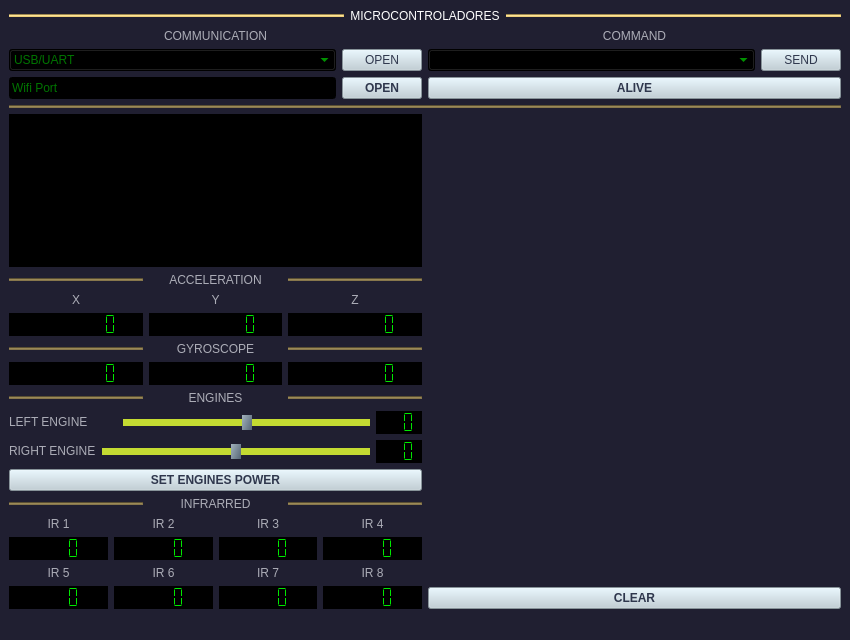
<?xml version="1.0" encoding="UTF-8"?>
<ui version="4.0">
 <class>QForm1</class>
 <widget class="QMainWindow" name="QForm1">
  <property name="geometry">
   <rect>
    <x>0</x>
    <y>0</y>
    <width>850</width>
    <height>640</height>
   </rect>
  </property>
  <property name="sizePolicy">
   <sizepolicy hsizetype="Maximum" vsizetype="Maximum">
    <horstretch>0</horstretch>
    <verstretch>0</verstretch>
   </sizepolicy>
  </property>
  <property name="windowTitle">
   <string>QForm1</string>
  </property>
  <property name="styleSheet">
   <string notr="true">background-color: rgb(32, 31, 49);</string>
  </property>
  <widget class="QWidget" name="centralwidget">
   <layout class="QGridLayout" name="gridLayout">
    <item row="1" column="0">
     <layout class="QHBoxLayout" name="horizontalLayout_2">
      <item>
       <layout class="QVBoxLayout" name="verticalLayout_7">
        <item>
         <widget class="QLabel" name="label">
          <property name="styleSheet">
           <string notr="true">font: 700 9pt &quot;MS Sans Serif&quot;;
color: rgb(172, 173, 183);</string>
          </property>
          <property name="text">
           <string>COMMUNICATION</string>
          </property>
          <property name="alignment">
           <set>Qt::AlignCenter</set>
          </property>
         </widget>
        </item>
        <item>
         <layout class="QHBoxLayout" name="horizontalLayout_7">
          <item>
           <widget class="QComboBox" name="comboBox">
            <property name="styleSheet">
             <string notr="true">font: 700 9pt &quot;MS Sans Serif&quot;;
background-color: rgb(0, 0 ,0);
color: rgb(0, 232, 0);</string>
            </property>
            <property name="placeholderText">
             <string>USB/UART</string>
            </property>
            <property name="frame">
             <bool>true</bool>
            </property>
           </widget>
          </item>
          <item>
           <widget class="QPushButton" name="OpenPortButton">
            <property name="sizePolicy">
             <sizepolicy hsizetype="Fixed" vsizetype="Fixed">
              <horstretch>0</horstretch>
              <verstretch>0</verstretch>
             </sizepolicy>
            </property>
            <property name="styleSheet">
             <string notr="true">font: 700 9pt &quot;MS Sans Serif&quot;;
background-color: rgb(189, 206, 214);
color: rgb(47, 55, 77);</string>
            </property>
            <property name="text">
             <string>OPEN</string>
            </property>
            <property name="flat">
             <bool>false</bool>
            </property>
           </widget>
          </item>
         </layout>
        </item>
        <item>
         <layout class="QHBoxLayout" name="horizontalLayout_6">
          <item>
           <widget class="QLineEdit" name="WifiLineEdit">
            <property name="sizePolicy">
             <sizepolicy hsizetype="Preferred" vsizetype="Fixed">
              <horstretch>0</horstretch>
              <verstretch>0</verstretch>
             </sizepolicy>
            </property>
            <property name="styleSheet">
             <string notr="true">font: 700 9pt &quot;MS Sans Serif&quot;;
color: rgb(0, 232, 0);
background-color: rgb(0, 0, 0);</string>
            </property>
            <property name="inputMask">
             <string/>
            </property>
            <property name="text">
             <string/>
            </property>
            <property name="maxLength">
             <number>32767</number>
            </property>
            <property name="placeholderText">
             <string>Wifi Port</string>
            </property>
           </widget>
          </item>
          <item>
           <widget class="QPushButton" name="OpenWifiButton">
            <property name="sizePolicy">
             <sizepolicy hsizetype="Fixed" vsizetype="Fixed">
              <horstretch>0</horstretch>
              <verstretch>0</verstretch>
             </sizepolicy>
            </property>
            <property name="font">
             <font>
              <family>MS Sans Serif</family>
              <pointsize>9</pointsize>
              <italic>false</italic>
              <bold>true</bold>
             </font>
            </property>
            <property name="styleSheet">
             <string notr="true">font: 9pt &quot;MS Sans Serif&quot;;
font-weight: bold;
background-color: rgb(189, 206, 214);
color: rgb(47, 55, 77);</string>
            </property>
            <property name="text">
             <string>OPEN</string>
            </property>
           </widget>
          </item>
         </layout>
        </item>
       </layout>
      </item>
      <item>
       <layout class="QVBoxLayout" name="verticalLayout_6">
        <item>
         <widget class="QLabel" name="label_2">
          <property name="styleSheet">
           <string notr="true">font: 700 9pt &quot;MS Sans Serif&quot;;
color: rgb(172, 173, 183);</string>
          </property>
          <property name="text">
           <string>COMMAND</string>
          </property>
          <property name="alignment">
           <set>Qt::AlignCenter</set>
          </property>
         </widget>
        </item>
        <item>
         <layout class="QHBoxLayout" name="horizontalLayout_8">
          <item>
           <widget class="QComboBox" name="comboBox_2">
            <property name="styleSheet">
             <string notr="true">font: 700 9pt &quot;MS Sans Serif&quot;;
background-color: rgb(0, 0 ,0);
color: rgb(0, 232, 0);</string>
            </property>
           </widget>
          </item>
          <item>
           <widget class="QPushButton" name="SendCommandButton">
            <property name="sizePolicy">
             <sizepolicy hsizetype="Fixed" vsizetype="Fixed">
              <horstretch>0</horstretch>
              <verstretch>0</verstretch>
             </sizepolicy>
            </property>
            <property name="styleSheet">
             <string notr="true">font: 700 9pt &quot;MS Sans Serif&quot;;
background-color: rgb(189, 206, 214);
color: rgb(47, 55, 77);</string>
            </property>
            <property name="text">
             <string>SEND</string>
            </property>
           </widget>
          </item>
         </layout>
        </item>
        <item>
         <layout class="QHBoxLayout" name="horizontalLayout_9">
          <item>
           <widget class="QPushButton" name="aliveButton">
            <property name="sizePolicy">
             <sizepolicy hsizetype="Preferred" vsizetype="Fixed">
              <horstretch>0</horstretch>
              <verstretch>0</verstretch>
             </sizepolicy>
            </property>
            <property name="focusPolicy">
             <enum>Qt::StrongFocus</enum>
            </property>
            <property name="styleSheet">
             <string notr="true">font: 9pt &quot;MS Sans Serif&quot;;
font-weight: bold;
background-color: rgb(189, 206, 214);
color: rgb(47, 55, 77);</string>
            </property>
            <property name="text">
             <string>ALIVE</string>
            </property>
           </widget>
          </item>
         </layout>
        </item>
       </layout>
      </item>
     </layout>
    </item>
    <item row="0" column="0">
     <layout class="QHBoxLayout" name="horizontalLayout_10">
      <item>
       <widget class="Line" name="line">
        <property name="styleSheet">
         <string notr="true">background-color: rgb(236, 206, 122);</string>
        </property>
        <property name="orientation">
         <enum>Qt::Horizontal</enum>
        </property>
       </widget>
      </item>
      <item>
       <widget class="QLabel" name="label_9">
        <property name="sizePolicy">
         <sizepolicy hsizetype="Fixed" vsizetype="Preferred">
          <horstretch>0</horstretch>
          <verstretch>0</verstretch>
         </sizepolicy>
        </property>
        <property name="styleSheet">
         <string notr="true">font: 700 9pt &quot;MS Sans Serif&quot;;
color: rgb(255, 255, 255);</string>
        </property>
        <property name="frameShadow">
         <enum>QFrame::Plain</enum>
        </property>
        <property name="text">
         <string>MICROCONTROLADORES</string>
        </property>
        <property name="alignment">
         <set>Qt::AlignCenter</set>
        </property>
        <property name="margin">
         <number>0</number>
        </property>
        <property name="indent">
         <number>-1</number>
        </property>
       </widget>
      </item>
      <item>
       <widget class="Line" name="line_2">
        <property name="styleSheet">
         <string notr="true">background-color: rgb(236, 206, 122);</string>
        </property>
        <property name="orientation">
         <enum>Qt::Horizontal</enum>
        </property>
       </widget>
      </item>
     </layout>
    </item>
    <item row="2" column="0">
     <widget class="Line" name="line_3">
      <property name="styleSheet">
       <string notr="true">background-color: rgb(135, 119, 76);</string>
      </property>
      <property name="orientation">
       <enum>Qt::Horizontal</enum>
      </property>
     </widget>
    </item>
    <item row="3" column="0">
     <layout class="QHBoxLayout" name="horizontalLayout">
      <item>
       <layout class="QVBoxLayout" name="verticalLayout_3">
        <property name="spacing">
         <number>6</number>
        </property>
        <property name="leftMargin">
         <number>0</number>
        </property>
        <property name="topMargin">
         <number>0</number>
        </property>
        <property name="rightMargin">
         <number>0</number>
        </property>
        <item>
         <widget class="QPlainTextEdit" name="plainTextEdit">
          <property name="sizePolicy">
           <sizepolicy hsizetype="Expanding" vsizetype="Expanding">
            <horstretch>0</horstretch>
            <verstretch>0</verstretch>
           </sizepolicy>
          </property>
          <property name="toolTipDuration">
           <number>-1</number>
          </property>
          <property name="styleSheet">
           <string notr="true">font: 700 9pt &quot;MS Sans Serif&quot;;
color: rgb(0, 232, 0);
background-color: rgb(0, 0, 0);</string>
          </property>
          <property name="frameShape">
           <enum>QFrame::NoFrame</enum>
          </property>
          <property name="lineWidth">
           <number>1</number>
          </property>
          <property name="cursorWidth">
           <number>1</number>
          </property>
         </widget>
        </item>
        <item>
         <layout class="QVBoxLayout" name="verticalLayout">
          <item>
           <layout class="QHBoxLayout" name="horizontalLayout_14">
            <item>
             <widget class="Line" name="line_9">
              <property name="styleSheet">
               <string notr="true">background-color: rgb(135, 119, 76);</string>
              </property>
              <property name="orientation">
               <enum>Qt::Horizontal</enum>
              </property>
             </widget>
            </item>
            <item>
             <widget class="QLabel" name="label_19">
              <property name="styleSheet">
               <string notr="true">font: 700 9pt &quot;MS Sans Serif&quot;;
color: rgb(172, 173, 183);</string>
              </property>
              <property name="text">
               <string>ACCELERATION</string>
              </property>
              <property name="alignment">
               <set>Qt::AlignCenter</set>
              </property>
             </widget>
            </item>
            <item>
             <widget class="Line" name="line_8">
              <property name="styleSheet">
               <string notr="true">background-color: rgb(135, 119, 76);</string>
              </property>
              <property name="orientation">
               <enum>Qt::Horizontal</enum>
              </property>
             </widget>
            </item>
           </layout>
          </item>
          <item>
           <layout class="QVBoxLayout" name="verticalLayout_2">
            <item>
             <layout class="QHBoxLayout" name="horizontalLayout_3">
              <item>
               <widget class="QLabel" name="label_16">
                <property name="styleSheet">
                 <string notr="true">font: 700 9pt &quot;MS Sans Serif&quot;;
color: rgb(172, 173, 183);</string>
                </property>
                <property name="text">
                 <string>X</string>
                </property>
                <property name="alignment">
                 <set>Qt::AlignCenter</set>
                </property>
               </widget>
              </item>
              <item>
               <widget class="QLabel" name="label_15">
                <property name="styleSheet">
                 <string notr="true">font: 700 9pt &quot;MS Sans Serif&quot;;
color: rgb(172, 173, 183);</string>
                </property>
                <property name="text">
                 <string>Y</string>
                </property>
                <property name="alignment">
                 <set>Qt::AlignCenter</set>
                </property>
               </widget>
              </item>
              <item>
               <widget class="QLabel" name="label_3">
                <property name="styleSheet">
                 <string notr="true">font: 700 9pt &quot;MS Sans Serif&quot;;
color: rgb(172, 173, 183);</string>
                </property>
                <property name="text">
                 <string>Z</string>
                </property>
                <property name="alignment">
                 <set>Qt::AlignCenter</set>
                </property>
               </widget>
              </item>
             </layout>
            </item>
            <item>
             <layout class="QHBoxLayout" name="horizontalLayout_11">
              <item>
               <widget class="QLCDNumber" name="lcdAccX">
                <property name="styleSheet">
                 <string notr="true">color: rgb(0, 232, 0);
background-color: rgb(0, 0, 0);</string>
                </property>
                <property name="frameShadow">
                 <enum>QFrame::Sunken</enum>
                </property>
                <property name="smallDecimalPoint">
                 <bool>false</bool>
                </property>
                <property name="digitCount">
                 <number>8</number>
                </property>
                <property name="segmentStyle">
                 <enum>QLCDNumber::Flat</enum>
                </property>
               </widget>
              </item>
              <item>
               <widget class="QLCDNumber" name="lcdAccY">
                <property name="styleSheet">
                 <string notr="true">color: rgb(0, 232, 0);
background-color: rgb(0, 0, 0);</string>
                </property>
                <property name="frameShadow">
                 <enum>QFrame::Sunken</enum>
                </property>
                <property name="smallDecimalPoint">
                 <bool>false</bool>
                </property>
                <property name="digitCount">
                 <number>8</number>
                </property>
                <property name="segmentStyle">
                 <enum>QLCDNumber::Flat</enum>
                </property>
               </widget>
              </item>
              <item>
               <widget class="QLCDNumber" name="lcdAccZ">
                <property name="styleSheet">
                 <string notr="true">color: rgb(0, 232, 0);
background-color: rgb(0, 0, 0);</string>
                </property>
                <property name="frameShadow">
                 <enum>QFrame::Sunken</enum>
                </property>
                <property name="smallDecimalPoint">
                 <bool>false</bool>
                </property>
                <property name="digitCount">
                 <number>8</number>
                </property>
                <property name="segmentStyle">
                 <enum>QLCDNumber::Flat</enum>
                </property>
               </widget>
              </item>
             </layout>
            </item>
           </layout>
          </item>
          <item>
           <layout class="QHBoxLayout" name="horizontalLayout_15">
            <item>
             <widget class="Line" name="line_10">
              <property name="styleSheet">
               <string notr="true">background-color: rgb(135, 119, 76);</string>
              </property>
              <property name="orientation">
               <enum>Qt::Horizontal</enum>
              </property>
             </widget>
            </item>
            <item>
             <widget class="QLabel" name="label_20">
              <property name="styleSheet">
               <string notr="true">font: 700 9pt &quot;MS Sans Serif&quot;;
color: rgb(172, 173, 183);</string>
              </property>
              <property name="text">
               <string>GYROSCOPE</string>
              </property>
              <property name="alignment">
               <set>Qt::AlignCenter</set>
              </property>
             </widget>
            </item>
            <item>
             <widget class="Line" name="line_11">
              <property name="styleSheet">
               <string notr="true">background-color: rgb(135, 119, 76);</string>
              </property>
              <property name="orientation">
               <enum>Qt::Horizontal</enum>
              </property>
             </widget>
            </item>
           </layout>
          </item>
          <item>
           <layout class="QVBoxLayout" name="verticalLayout_4">
            <item>
             <layout class="QHBoxLayout" name="horizontalLayout_16">
              <item>
               <widget class="QLCDNumber" name="lcdGyroX">
                <property name="styleSheet">
                 <string notr="true">color: rgb(0, 232, 0);
background-color: rgb(0, 0, 0);</string>
                </property>
                <property name="frameShadow">
                 <enum>QFrame::Sunken</enum>
                </property>
                <property name="digitCount">
                 <number>8</number>
                </property>
                <property name="segmentStyle">
                 <enum>QLCDNumber::Flat</enum>
                </property>
               </widget>
              </item>
              <item>
               <widget class="QLCDNumber" name="lcdGyroY">
                <property name="styleSheet">
                 <string notr="true">color: rgb(0, 232, 0);
background-color: rgb(0, 0, 0);</string>
                </property>
                <property name="frameShadow">
                 <enum>QFrame::Sunken</enum>
                </property>
                <property name="digitCount">
                 <number>8</number>
                </property>
                <property name="segmentStyle">
                 <enum>QLCDNumber::Flat</enum>
                </property>
               </widget>
              </item>
              <item>
               <widget class="QLCDNumber" name="lcdGyroZ">
                <property name="styleSheet">
                 <string notr="true">color: rgb(0, 232, 0);
background-color: rgb(0, 0, 0);</string>
                </property>
                <property name="frameShadow">
                 <enum>QFrame::Sunken</enum>
                </property>
                <property name="digitCount">
                 <number>8</number>
                </property>
                <property name="segmentStyle">
                 <enum>QLCDNumber::Flat</enum>
                </property>
               </widget>
              </item>
             </layout>
            </item>
           </layout>
          </item>
          <item>
           <layout class="QHBoxLayout" name="horizontalLayout_12">
            <item>
             <widget class="Line" name="line_6">
              <property name="styleSheet">
               <string notr="true">background-color: rgb(135, 119, 76);</string>
              </property>
              <property name="orientation">
               <enum>Qt::Horizontal</enum>
              </property>
             </widget>
            </item>
            <item>
             <widget class="QLabel" name="label_17">
              <property name="styleSheet">
               <string notr="true">font: 700 9pt &quot;MS Sans Serif&quot;;
color: rgb(172, 173, 183);</string>
              </property>
              <property name="text">
               <string>ENGINES</string>
              </property>
              <property name="alignment">
               <set>Qt::AlignCenter</set>
              </property>
             </widget>
            </item>
            <item>
             <widget class="Line" name="line_4">
              <property name="styleSheet">
               <string notr="true">background-color: rgb(135, 119, 76);</string>
              </property>
              <property name="orientation">
               <enum>Qt::Horizontal</enum>
              </property>
             </widget>
            </item>
           </layout>
          </item>
          <item>
           <layout class="QHBoxLayout" name="horizontalLayout_4">
            <item>
             <widget class="QLabel" name="label_4">
              <property name="sizePolicy">
               <sizepolicy hsizetype="Fixed" vsizetype="Fixed">
                <horstretch>0</horstretch>
                <verstretch>0</verstretch>
               </sizepolicy>
              </property>
              <property name="minimumSize">
               <size>
                <width>108</width>
                <height>0</height>
               </size>
              </property>
              <property name="styleSheet">
               <string notr="true">font: 700 9pt &quot;MS Sans Serif&quot;;
color: rgb(172, 173, 183);</string>
              </property>
              <property name="text">
               <string>LEFT ENGINE</string>
              </property>
              <property name="alignment">
               <set>Qt::AlignLeading|Qt::AlignLeft|Qt::AlignVCenter</set>
              </property>
             </widget>
            </item>
            <item>
             <widget class="QSlider" name="LeftEngineSlide">
              <property name="enabled">
               <bool>true</bool>
              </property>
              <property name="sizePolicy">
               <sizepolicy hsizetype="Expanding" vsizetype="Fixed">
                <horstretch>0</horstretch>
                <verstretch>0</verstretch>
               </sizepolicy>
              </property>
              <property name="minimumSize">
               <size>
                <width>0</width>
                <height>0</height>
               </size>
              </property>
              <property name="autoFillBackground">
               <bool>false</bool>
              </property>
              <property name="styleSheet">
               <string notr="true">QSlider::groove:horizontal {
    background-color: rgb(196,219,50);
	height: 7px;
}

QSlider::handle:horizontal {
	background-color: qlineargradient(spread:reflect, x1:1, y1:1, x2:0.011, y2:0, stop:0 rgba(74, 90, 107, 255), stop:1 rgba(173, 189, 198, 255));
	width: 10px;
	height: 25px;
	margin: -10px 3px;
}</string>
              </property>
              <property name="minimum">
               <number>-100</number>
              </property>
              <property name="maximum">
               <number>100</number>
              </property>
              <property name="pageStep">
               <number>1</number>
              </property>
              <property name="value">
               <number>0</number>
              </property>
              <property name="orientation">
               <enum>Qt::Horizontal</enum>
              </property>
             </widget>
            </item>
            <item>
             <widget class="QLCDNumber" name="lcdLeftEngine">
              <property name="sizePolicy">
               <sizepolicy hsizetype="Fixed" vsizetype="Fixed">
                <horstretch>0</horstretch>
                <verstretch>0</verstretch>
               </sizepolicy>
              </property>
              <property name="styleSheet">
               <string notr="true">color: rgb(0, 232, 0);
background-color: rgb(0, 0, 0);</string>
              </property>
              <property name="frameShadow">
               <enum>QFrame::Sunken</enum>
              </property>
              <property name="smallDecimalPoint">
               <bool>false</bool>
              </property>
              <property name="digitCount">
               <number>3</number>
              </property>
              <property name="segmentStyle">
               <enum>QLCDNumber::Flat</enum>
              </property>
             </widget>
            </item>
           </layout>
          </item>
          <item>
           <layout class="QHBoxLayout" name="horizontalLayout_5">
            <item>
             <widget class="QLabel" name="label_5">
              <property name="sizePolicy">
               <sizepolicy hsizetype="Fixed" vsizetype="Fixed">
                <horstretch>0</horstretch>
                <verstretch>0</verstretch>
               </sizepolicy>
              </property>
              <property name="styleSheet">
               <string notr="true">font: 700 9pt &quot;MS Sans Serif&quot;;
color: rgb(172, 173, 183);</string>
              </property>
              <property name="text">
               <string>RIGHT ENGINE</string>
              </property>
              <property name="alignment">
               <set>Qt::AlignLeading|Qt::AlignLeft|Qt::AlignVCenter</set>
              </property>
             </widget>
            </item>
            <item>
             <widget class="QSlider" name="RightEngineSlide">
              <property name="sizePolicy">
               <sizepolicy hsizetype="Expanding" vsizetype="Fixed">
                <horstretch>0</horstretch>
                <verstretch>0</verstretch>
               </sizepolicy>
              </property>
              <property name="styleSheet">
               <string notr="true">QSlider::groove:horizontal {
    background-color: rgb(196,219,50);
	height: 7px;
}

QSlider::handle:horizontal {
	background-color: qlineargradient(spread:reflect, x1:1, y1:1, x2:0.011, y2:0, stop:0 rgba(74, 90, 107, 255), stop:1 rgba(173, 189, 198, 255));
	width: 10px;
	height: 25px;
	margin: -10px 3px;
}</string>
              </property>
              <property name="minimum">
               <number>-100</number>
              </property>
              <property name="maximum">
               <number>100</number>
              </property>
              <property name="pageStep">
               <number>1</number>
              </property>
              <property name="orientation">
               <enum>Qt::Horizontal</enum>
              </property>
             </widget>
            </item>
            <item>
             <widget class="QLCDNumber" name="lcdRightEngine">
              <property name="sizePolicy">
               <sizepolicy hsizetype="Fixed" vsizetype="Fixed">
                <horstretch>0</horstretch>
                <verstretch>0</verstretch>
               </sizepolicy>
              </property>
              <property name="styleSheet">
               <string notr="true">color: rgb(0, 232, 0);
background-color: rgb(0, 0, 0);</string>
              </property>
              <property name="frameShadow">
               <enum>QFrame::Sunken</enum>
              </property>
              <property name="digitCount">
               <number>3</number>
              </property>
              <property name="segmentStyle">
               <enum>QLCDNumber::Flat</enum>
              </property>
             </widget>
            </item>
           </layout>
          </item>
          <item>
           <widget class="QPushButton" name="powerButton">
            <property name="sizePolicy">
             <sizepolicy hsizetype="Preferred" vsizetype="Fixed">
              <horstretch>0</horstretch>
              <verstretch>0</verstretch>
             </sizepolicy>
            </property>
            <property name="styleSheet">
             <string notr="true">font: 9pt &quot;MS Sans Serif&quot;;
font-weight: bold;
background-color: rgb(189, 206, 214);
color: rgb(47, 55, 77);</string>
            </property>
            <property name="text">
             <string>SET ENGINES POWER</string>
            </property>
           </widget>
          </item>
          <item>
           <layout class="QHBoxLayout" name="horizontalLayout_13">
            <item>
             <widget class="Line" name="line_5">
              <property name="styleSheet">
               <string notr="true">background-color: rgb(135, 119, 76);</string>
              </property>
              <property name="orientation">
               <enum>Qt::Horizontal</enum>
              </property>
             </widget>
            </item>
            <item>
             <widget class="QLabel" name="label_18">
              <property name="styleSheet">
               <string notr="true">font: 700 9pt &quot;MS Sans Serif&quot;;
color: rgb(172, 173, 183);</string>
              </property>
              <property name="text">
               <string>INFRARRED</string>
              </property>
              <property name="alignment">
               <set>Qt::AlignCenter</set>
              </property>
             </widget>
            </item>
            <item>
             <widget class="Line" name="line_7">
              <property name="styleSheet">
               <string notr="true">background-color: rgb(135, 119, 76);</string>
              </property>
              <property name="orientation">
               <enum>Qt::Horizontal</enum>
              </property>
             </widget>
            </item>
           </layout>
          </item>
          <item>
           <layout class="QGridLayout" name="gridLayout_2">
            <item row="1" column="0">
             <widget class="QLCDNumber" name="lcdIR1">
              <property name="sizePolicy">
               <sizepolicy hsizetype="Preferred" vsizetype="Fixed">
                <horstretch>0</horstretch>
                <verstretch>0</verstretch>
               </sizepolicy>
              </property>
              <property name="minimumSize">
               <size>
                <width>0</width>
                <height>23</height>
               </size>
              </property>
              <property name="styleSheet">
               <string notr="true">color: rgb(0, 232, 0);
background-color: rgb(0, 0, 0);</string>
              </property>
              <property name="frameShape">
               <enum>QFrame::Box</enum>
              </property>
              <property name="frameShadow">
               <enum>QFrame::Sunken</enum>
              </property>
              <property name="digitCount">
               <number>4</number>
              </property>
              <property name="segmentStyle">
               <enum>QLCDNumber::Flat</enum>
              </property>
             </widget>
            </item>
            <item row="3" column="2">
             <widget class="QLCDNumber" name="lcdIR7">
              <property name="sizePolicy">
               <sizepolicy hsizetype="Minimum" vsizetype="Fixed">
                <horstretch>0</horstretch>
                <verstretch>0</verstretch>
               </sizepolicy>
              </property>
              <property name="styleSheet">
               <string notr="true">color: rgb(0, 232, 0);
background-color: rgb(0, 0, 0);</string>
              </property>
              <property name="frameShadow">
               <enum>QFrame::Sunken</enum>
              </property>
              <property name="digitCount">
               <number>4</number>
              </property>
              <property name="segmentStyle">
               <enum>QLCDNumber::Flat</enum>
              </property>
             </widget>
            </item>
            <item row="0" column="2">
             <widget class="QLabel" name="label_8">
              <property name="sizePolicy">
               <sizepolicy hsizetype="MinimumExpanding" vsizetype="Fixed">
                <horstretch>0</horstretch>
                <verstretch>0</verstretch>
               </sizepolicy>
              </property>
              <property name="styleSheet">
               <string notr="true">font: 700 9pt &quot;MS Sans Serif&quot;;
color: rgb(172, 173, 183);</string>
              </property>
              <property name="text">
               <string>IR 3</string>
              </property>
              <property name="alignment">
               <set>Qt::AlignCenter</set>
              </property>
             </widget>
            </item>
            <item row="2" column="3">
             <widget class="QLabel" name="label_14">
              <property name="sizePolicy">
               <sizepolicy hsizetype="MinimumExpanding" vsizetype="Fixed">
                <horstretch>0</horstretch>
                <verstretch>0</verstretch>
               </sizepolicy>
              </property>
              <property name="styleSheet">
               <string notr="true">font: 700 9pt &quot;MS Sans Serif&quot;;
color: rgb(172, 173, 183);</string>
              </property>
              <property name="text">
               <string>IR 8</string>
              </property>
              <property name="alignment">
               <set>Qt::AlignCenter</set>
              </property>
             </widget>
            </item>
            <item row="3" column="0">
             <widget class="QLCDNumber" name="lcdIR5">
              <property name="sizePolicy">
               <sizepolicy hsizetype="Minimum" vsizetype="Fixed">
                <horstretch>0</horstretch>
                <verstretch>0</verstretch>
               </sizepolicy>
              </property>
              <property name="styleSheet">
               <string notr="true">color: rgb(0, 232, 0);
background-color: rgb(0, 0, 0);</string>
              </property>
              <property name="frameShadow">
               <enum>QFrame::Sunken</enum>
              </property>
              <property name="digitCount">
               <number>4</number>
              </property>
              <property name="segmentStyle">
               <enum>QLCDNumber::Flat</enum>
              </property>
             </widget>
            </item>
            <item row="2" column="2">
             <widget class="QLabel" name="label_13">
              <property name="sizePolicy">
               <sizepolicy hsizetype="MinimumExpanding" vsizetype="Fixed">
                <horstretch>0</horstretch>
                <verstretch>0</verstretch>
               </sizepolicy>
              </property>
              <property name="styleSheet">
               <string notr="true">font: 700 9pt &quot;MS Sans Serif&quot;;
color: rgb(172, 173, 183);</string>
              </property>
              <property name="text">
               <string>IR 7</string>
              </property>
              <property name="alignment">
               <set>Qt::AlignCenter</set>
              </property>
             </widget>
            </item>
            <item row="2" column="0">
             <widget class="QLabel" name="label_11">
              <property name="sizePolicy">
               <sizepolicy hsizetype="MinimumExpanding" vsizetype="Fixed">
                <horstretch>0</horstretch>
                <verstretch>0</verstretch>
               </sizepolicy>
              </property>
              <property name="styleSheet">
               <string notr="true">font: 700 9pt &quot;MS Sans Serif&quot;;
color: rgb(172, 173, 183);</string>
              </property>
              <property name="text">
               <string>IR 5</string>
              </property>
              <property name="alignment">
               <set>Qt::AlignCenter</set>
              </property>
             </widget>
            </item>
            <item row="1" column="1">
             <widget class="QLCDNumber" name="lcdIR2">
              <property name="sizePolicy">
               <sizepolicy hsizetype="Preferred" vsizetype="Fixed">
                <horstretch>0</horstretch>
                <verstretch>0</verstretch>
               </sizepolicy>
              </property>
              <property name="minimumSize">
               <size>
                <width>0</width>
                <height>23</height>
               </size>
              </property>
              <property name="styleSheet">
               <string notr="true">color: rgb(0, 232, 0);
background-color: rgb(0, 0, 0);</string>
              </property>
              <property name="frameShape">
               <enum>QFrame::Box</enum>
              </property>
              <property name="frameShadow">
               <enum>QFrame::Sunken</enum>
              </property>
              <property name="digitCount">
               <number>4</number>
              </property>
              <property name="segmentStyle">
               <enum>QLCDNumber::Flat</enum>
              </property>
             </widget>
            </item>
            <item row="0" column="3">
             <widget class="QLabel" name="label_10">
              <property name="sizePolicy">
               <sizepolicy hsizetype="MinimumExpanding" vsizetype="Fixed">
                <horstretch>0</horstretch>
                <verstretch>0</verstretch>
               </sizepolicy>
              </property>
              <property name="styleSheet">
               <string notr="true">font: 700 9pt &quot;MS Sans Serif&quot;;
color: rgb(172, 173, 183);</string>
              </property>
              <property name="text">
               <string>IR 4</string>
              </property>
              <property name="alignment">
               <set>Qt::AlignCenter</set>
              </property>
             </widget>
            </item>
            <item row="0" column="1">
             <widget class="QLabel" name="label_7">
              <property name="sizePolicy">
               <sizepolicy hsizetype="MinimumExpanding" vsizetype="Fixed">
                <horstretch>0</horstretch>
                <verstretch>0</verstretch>
               </sizepolicy>
              </property>
              <property name="styleSheet">
               <string notr="true">font: 700 9pt &quot;MS Sans Serif&quot;;
color: rgb(172, 173, 183);</string>
              </property>
              <property name="text">
               <string>IR 2</string>
              </property>
              <property name="alignment">
               <set>Qt::AlignCenter</set>
              </property>
             </widget>
            </item>
            <item row="0" column="0">
             <widget class="QLabel" name="label_6">
              <property name="sizePolicy">
               <sizepolicy hsizetype="MinimumExpanding" vsizetype="Fixed">
                <horstretch>0</horstretch>
                <verstretch>0</verstretch>
               </sizepolicy>
              </property>
              <property name="styleSheet">
               <string notr="true">font: 700 9pt &quot;MS Sans Serif&quot;;
color: rgb(172, 173, 183);</string>
              </property>
              <property name="text">
               <string>IR 1</string>
              </property>
              <property name="alignment">
               <set>Qt::AlignCenter</set>
              </property>
             </widget>
            </item>
            <item row="2" column="1">
             <widget class="QLabel" name="label_12">
              <property name="sizePolicy">
               <sizepolicy hsizetype="MinimumExpanding" vsizetype="Fixed">
                <horstretch>0</horstretch>
                <verstretch>0</verstretch>
               </sizepolicy>
              </property>
              <property name="styleSheet">
               <string notr="true">font: 700 9pt &quot;MS Sans Serif&quot;;
color: rgb(172, 173, 183);</string>
              </property>
              <property name="text">
               <string>IR 6</string>
              </property>
              <property name="alignment">
               <set>Qt::AlignCenter</set>
              </property>
             </widget>
            </item>
            <item row="3" column="1">
             <widget class="QLCDNumber" name="lcdIR6">
              <property name="sizePolicy">
               <sizepolicy hsizetype="Minimum" vsizetype="Fixed">
                <horstretch>0</horstretch>
                <verstretch>0</verstretch>
               </sizepolicy>
              </property>
              <property name="styleSheet">
               <string notr="true">color: rgb(0, 232, 0);
background-color: rgb(0, 0, 0);</string>
              </property>
              <property name="frameShadow">
               <enum>QFrame::Sunken</enum>
              </property>
              <property name="digitCount">
               <number>4</number>
              </property>
              <property name="segmentStyle">
               <enum>QLCDNumber::Flat</enum>
              </property>
             </widget>
            </item>
            <item row="1" column="3">
             <widget class="QLCDNumber" name="lcdIR4">
              <property name="sizePolicy">
               <sizepolicy hsizetype="Minimum" vsizetype="Fixed">
                <horstretch>0</horstretch>
                <verstretch>0</verstretch>
               </sizepolicy>
              </property>
              <property name="styleSheet">
               <string notr="true">color: rgb(0, 232, 0);
background-color: rgb(0, 0, 0);</string>
              </property>
              <property name="frameShadow">
               <enum>QFrame::Sunken</enum>
              </property>
              <property name="digitCount">
               <number>4</number>
              </property>
              <property name="segmentStyle">
               <enum>QLCDNumber::Flat</enum>
              </property>
             </widget>
            </item>
            <item row="1" column="2">
             <widget class="QLCDNumber" name="lcdIR3">
              <property name="sizePolicy">
               <sizepolicy hsizetype="Preferred" vsizetype="Fixed">
                <horstretch>0</horstretch>
                <verstretch>0</verstretch>
               </sizepolicy>
              </property>
              <property name="minimumSize">
               <size>
                <width>0</width>
                <height>23</height>
               </size>
              </property>
              <property name="styleSheet">
               <string notr="true">color: rgb(0, 232, 0);
background-color: rgb(0, 0, 0);</string>
              </property>
              <property name="frameShape">
               <enum>QFrame::Box</enum>
              </property>
              <property name="frameShadow">
               <enum>QFrame::Sunken</enum>
              </property>
              <property name="digitCount">
               <number>4</number>
              </property>
              <property name="segmentStyle">
               <enum>QLCDNumber::Flat</enum>
              </property>
             </widget>
            </item>
            <item row="3" column="3">
             <widget class="QLCDNumber" name="lcdIR8">
              <property name="sizePolicy">
               <sizepolicy hsizetype="Minimum" vsizetype="Fixed">
                <horstretch>0</horstretch>
                <verstretch>0</verstretch>
               </sizepolicy>
              </property>
              <property name="styleSheet">
               <string notr="true">color: rgb(0, 232, 0);
background-color: rgb(0, 0, 0);</string>
              </property>
              <property name="frameShadow">
               <enum>QFrame::Sunken</enum>
              </property>
              <property name="digitCount">
               <number>4</number>
              </property>
              <property name="segmentStyle">
               <enum>QLCDNumber::Flat</enum>
              </property>
             </widget>
            </item>
           </layout>
          </item>
         </layout>
        </item>
       </layout>
      </item>
      <item>
       <layout class="QVBoxLayout" name="verticalLayout_8">
        <property name="leftMargin">
         <number>0</number>
        </property>
        <property name="rightMargin">
         <number>0</number>
        </property>
        <item>
         <widget class="QWidget" name="widget" native="true">
          <property name="enabled">
           <bool>true</bool>
          </property>
          <property name="sizePolicy">
           <sizepolicy hsizetype="MinimumExpanding" vsizetype="MinimumExpanding">
            <horstretch>0</horstretch>
            <verstretch>0</verstretch>
           </sizepolicy>
          </property>
          <property name="minimumSize">
           <size>
            <width>305</width>
            <height>200</height>
           </size>
          </property>
         </widget>
        </item>
        <item>
         <widget class="QPushButton" name="ClearButton">
          <property name="sizePolicy">
           <sizepolicy hsizetype="Minimum" vsizetype="Fixed">
            <horstretch>0</horstretch>
            <verstretch>0</verstretch>
           </sizepolicy>
          </property>
          <property name="styleSheet">
           <string notr="true">font: 9pt &quot;MS Sans Serif&quot;;
font-weight: bold;
background-color: rgb(189, 206, 214);
color: rgb(47, 55, 77);</string>
          </property>
          <property name="text">
           <string>CLEAR</string>
          </property>
         </widget>
        </item>
       </layout>
      </item>
     </layout>
    </item>
   </layout>
  </widget>
  <widget class="QStatusBar" name="statusbar"/>
  <widget class="QMenuBar" name="menubar">
   <property name="geometry">
    <rect>
     <x>0</x>
     <y>0</y>
     <width>850</width>
     <height>21</height>
    </rect>
   </property>
  </widget>
 </widget>
 <resources/>
 <connections/>
</ui>
